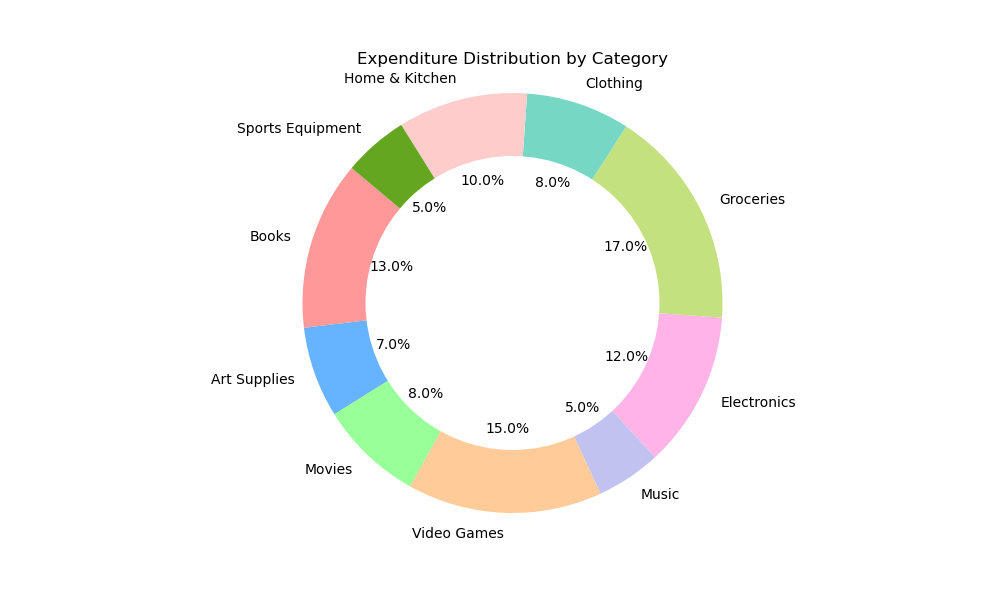

The script that drew this image:

import matplotlib.pyplot as plt

# Data to plot
labels = ['Books', 'Art Supplies', 'Movies', 'Video Games', 'Music', 'Electronics', 'Groceries', 'Clothing', 'Home & Kitchen', 'Sports Equipment']
sizes = [13, 7, 8, 15, 5, 12, 17, 8, 10, 5]
colors = ['#ff9999','#66b3ff','#99ff99','#ffcc99','#c2c2f0','#ffb3e6', '#c4e17f', '#76d7c4', '#ffcccc', '#65a620']

# Plot
fig1, ax1 = plt.subplots(figsize=(10, 6))
ax1.pie(sizes, labels=labels, colors=colors, autopct='%1.1f%%', startangle=140)

# Draw circle for donut chart
centre_circle = plt.Circle((0,0),0.70,fc='white')
fig = plt.gcf()
fig.gca().add_artist(centre_circle)

# Equal aspect ratio ensures that pie is drawn as a circle
ax1.axis('equal')

plt.title('Expenditure Distribution by Category')
plt.show()
